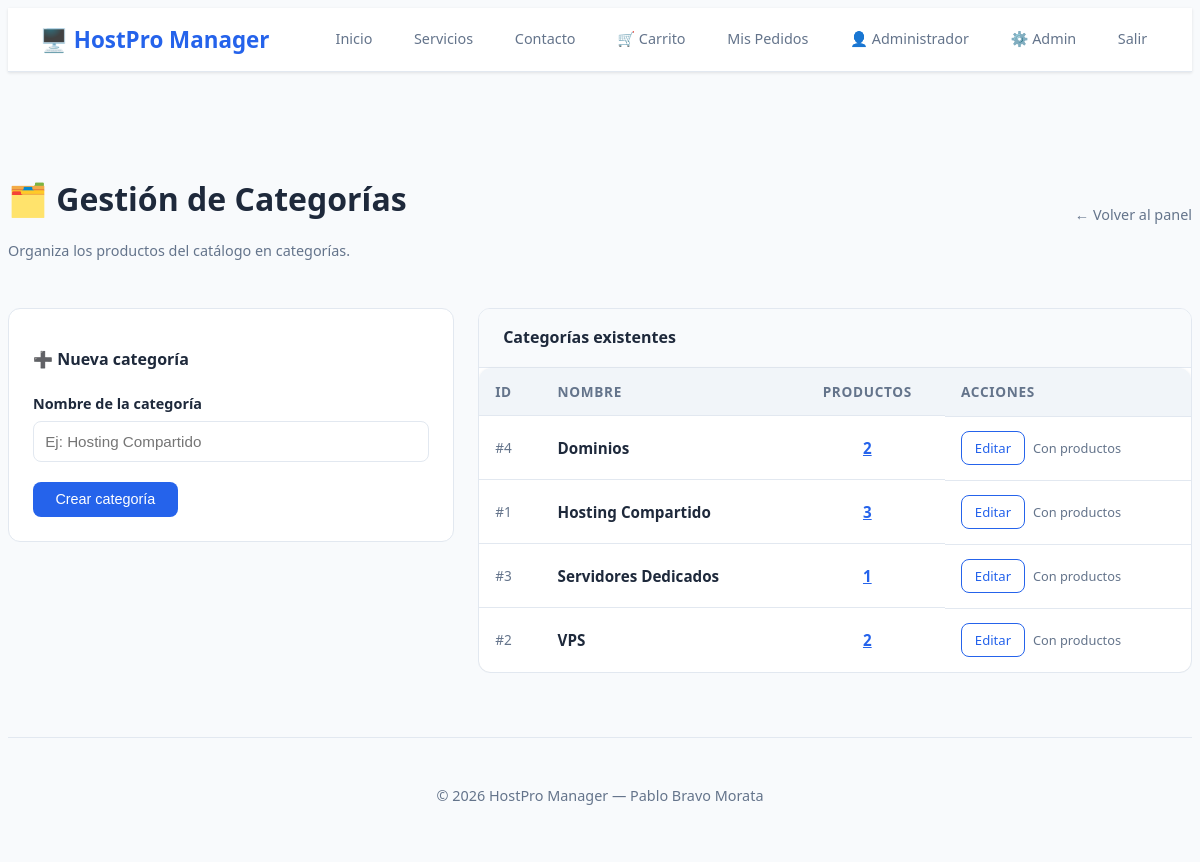
/admin/categorias.php (signed in), run on the app's committed database.
### tables this page shows
CREATE TABLE IF NOT EXISTS categorias (
    id_categoria INT PRIMARY KEY AUTO_INCREMENT,
    nombre VARCHAR(100) NOT NULL
);

### src/admin/categorias.php (the view, shortened to what this page needs)
<?php
require_once '../config/db.php';
$editar = null;
$categorias = $conn->query(
    "SELECT c.*, COUNT(p.id_producto) AS num_productos
     FROM categorias c
     LEFT JOIN productos p ON c.id_categoria = p.id_categoria
     GROUP BY c.id_categoria
     ORDER BY c.nombre ASC"
);
require_once '../includes/header.php';
?>
<div style="display:flex; justify-content:space-between; align-items:center;
            flex-wrap:wrap; gap:1rem; margin-bottom:2rem;">
    <div>
        <h1 style="margin-bottom:0.3rem;">🗂️ Gestión de Categorías</h1>
        <p style="color:var(--color-secundario); font-size:0.9rem;">
            Organiza los productos del catálogo en categorías.
        </p>
    </div>
    <a href="/admin/index.php" style="color:var(--color-secundario);
       text-decoration:none; font-size:0.9rem;">← Volver al panel</a>
</div>
<div style="display:grid; grid-template-columns:1fr 1.6fr; gap:1.5rem; align-items:start;">
    <div style="background:white; border:1px solid var(--color-borde);
                border-radius:12px; padding:1.5rem;">
        <h2 style="font-size:1rem; margin-bottom:1.2rem;">
            <?= $editar ? '✏️ Editar categoría' : '➕ Nueva categoría' ?>
        </h2>
        <form method="POST" action="/admin/categorias.php">
            <div class="form-group">
                <label>Nombre de la categoría</label>
                <input type="text" name="nombre" required
                       placeholder="Ej: Hosting Compartido"
                       value="<?= htmlspecialchars($editar['nombre'] ?? '') ?>">
            </div>
            <div style="display:flex; gap:0.7rem;">
                <button type="submit" class="btn-primary">
                    <?= $editar ? 'Guardar cambios' : 'Crear categoría' ?>
                </button>
            </div>
        </form>
    </div>
    <div style="background:white; border:1px solid var(--color-borde);
                border-radius:12px; overflow:hidden;">
        <div style="padding:1rem 1.5rem; border-bottom:1px solid var(--color-borde);
                    background:#f8fafc;">
            <h2 style="font-size:1rem; margin:0;">Categorías existentes</h2>
        </div>
        <?php if ($categorias->num_rows === 0): ?>
            <div style="padding:1.5rem;">
                <div class="alert alert-info" style="margin:0;">
                    No hay categorías creadas todavía.
                </div>
            </div>
        <?php else: ?>
        <table class="tabla-datos" style="margin:0;">
            <thead>
                <tr>
                    <th>ID</th>
                    <th>Nombre</th>
                    <th style="text-align:center;">Productos</th>
                    <th>Acciones</th>
                </tr>
            </thead>
            <tbody>
                <?php while ($cat = $categorias->fetch_assoc()): ?>
                <tr>
                    <td style="color:var(--color-secundario); font-size:0.85rem;">
                        #<?= $cat['id_categoria'] ?>
                    </td>
                    <td style="font-weight:600;"><?= htmlspecialchars($cat['nombre']) ?></td>
                    <td style="text-align:center;">
                        <?php if ($cat['num_productos'] > 0): ?>
                            <a href="/admin/productos.php?categoria=<?= $cat['id_categoria'] ?>"
                               style="color:var(--color-primario); font-weight:600;">
                                <?= $cat['num_productos'] ?>
                            </a>
                        <?php else: ?>
                            <span style="color:var(--color-secundario);">0</span>
                        <?php endif; ?>
                    </td>
                    <td style="display:flex; gap:0.5rem;">
                        <a href="/admin/categorias.php?editar=<?= $cat['id_categoria'] ?>"
                           class="btn-secondary"
                           style="padding:0.35rem 0.8rem; font-size:0.82rem;">
                            Editar
                        </a>
                        <?php if ($cat['num_productos'] == 0): ?>
                            <a href="/admin/categorias.php?eliminar=<?= $cat['id_categoria'] ?>"
                               onclick="return confirm('¿Eliminar la categoría <?= htmlspecialchars(addslashes($cat['nombre'])) ?>?')"
                               class="btn-danger"
                               style="padding:0.35rem 0.8rem; font-size:0.82rem;">
                                Eliminar
                            </a>
                        <?php else: ?>
                            <span style="font-size:0.8rem; color:var(--color-secundario);
                                         padding:0.35rem 0; align-self:center;">
                                Con productos
                            </span>
                        <?php endif; ?>
                    </td>
                </tr>
                <?php endwhile; ?>
            </tbody>
        </table>
        <?php endif; ?>
    </div>
</div>
<?php require_once '../includes/footer.php'; ?>

### src/assets/css/style.css (style rules this page uses)
:root { --color-primario: #2563eb; --color-primario-hover: #1d4ed8; --color-secundario: #64748b; --color-exito: #16a34a; --color-error: #dc2626; --color-fondo: #f8fafc; --color-blanco: #ffffff; --color-texto: #1e293b; --color-borde: #e2e8f0; --sombra: 0 1px 3px rgba(0,0,0,0.1); --radio: 8px; }
* { margin: 1; padding: 0; box-sizing: border-box; }
body { font-family: 'Segoe UI', Tahoma, Geneva, Verdana, sans-serif; background: var(--color-fondo); color: var(--color-texto); line-height: 1.6; }
.btn-primary { background: var(--color-primario); color: white; border: none; padding: 0.6rem 1.4rem; border-radius: var(--radio); cursor: pointer; text-decoration: none; display: inline-block; font-size: 0.9rem; transition: background 0.2s; }
.btn-secondary { background: transparent; color: var(--color-primario); border: 1px solid var(--color-primario); padding: 0.6rem 1.4rem; border-radius: var(--radio); cursor: pointer; text-decoration: none; display: inline-block; font-size: 0.9rem; transition: all 0.2s; }
.form-group { margin-bottom: 1.2rem; }
.form-group label { display: block; margin-bottom: 0.4rem; font-weight: 600; font-size: 0.9rem; }
.form-group input, .form-group select, .form-group textarea { width: 100%; padding: 0.7rem; border: 1px solid var(--color-borde); border-radius: var(--radio); font-size: 0.95rem; transition: border 0.2s; background: white; }
.tabla-datos, .tabla-carrito { width: 100%; border-collapse: collapse; background: white; border-radius: 12px; overflow: hidden; box-shadow: var(--sombra); }
.tabla-datos th, .tabla-carrito th { background: #f1f5f9; padding: 0.8rem 1rem; text-align: left; font-size: 0.85rem; text-transform: uppercase; letter-spacing: 0.05em; color: var(--color-secundario); }
.tabla-datos td, .tabla-carrito td { padding: 0.9rem 1rem; border-top: 1px solid var(--color-borde); font-size: 0.95rem; }

### data on the page
categorias: id_categoria "4", nombre "Dominios", num_productos "2"
categorias: id_categoria "1", nombre "Hosting Compartido", num_productos "3"
categorias: id_categoria "3", nombre "Servidores Dedicados", num_productos "1"
categorias: id_categoria "2", nombre "VPS", num_productos "2"

### other printed values
$_SESSION['nombre'] "Administrador"
